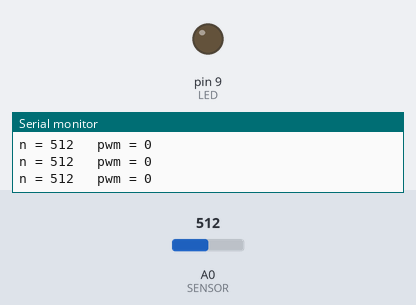
Bench run of a sketch on a simulated Arduino Uno, built with avr-gcc and run on an emulated ATmega328P. Shown: output pins drawn as LEDs (lit = HIGH), the last lines printed to the serial monitor. Inputs (shaded band) come from the test bench; at power-on: A0 (SENSOR) = 512.

Above: at 1.2 s.
1.3 s: A0 (SENSOR) set to 488
At 2.5 s:
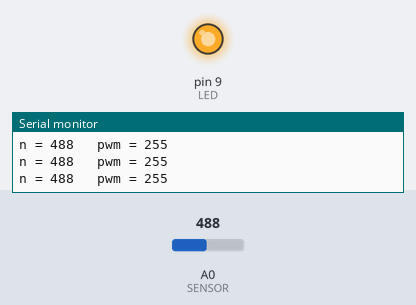
2.8 s: A0 (SENSOR) set to 511
At 4.0 s:
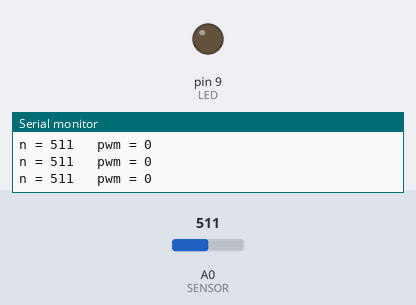
4.3 s: A0 (SENSOR) set to 306
At 5.6 s:
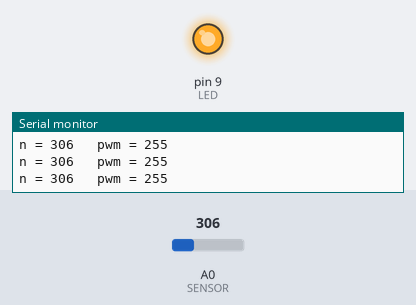
Timing chart, 0 to 7.3 s (numbered marks = the images above; inputs shaded):
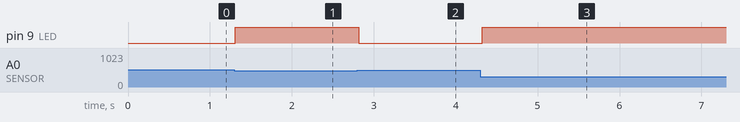

Measured:
- the behaviour switches between 500 and 499 on A0 (SENSOR) (found by bisection; images 0 and 1)
- after the input at 1.3 s, pin 9 (LED): LOW → HIGH at once
- after the input at 2.8 s, pin 9 (LED): HIGH → LOW at once
- after the input at 4.3 s, pin 9 (LED): LOW → HIGH at once

The sketch:

d6_nichnyk.ino
```cpp
// Демо Д6. Відчути → вирішити → діяти: нічник
// Схема: 5V → фоторезистор → A0 → резистор 10 кОм → GND   (дільник напруги)
//        пін 9 (~) → 220 Ом → світлодіод → GND
// Більше світла → менший опір фоторезистора → більше n

const int SENSOR = A0;
const int LED = 9;

const bool PROPORTSIYNO = false; // false — поріг (релейно), true — плавно (як П-регулятор)
const int PORIH = 500;           // для релейного режиму

// калібрування: що показує n у Serial Monitor при найтемнішому і найсвітлішому
const int NMIN = 0;              // замінити своїми числами
const int NMAX = 1023;

void setup() {
  pinMode(LED, OUTPUT);
  Serial.begin(9600);
}

void loop() {
  int n = analogRead(SENSOR);                        // 1. відчути (АЦП)

  int pwm;                                           // 2. вирішити
  if (PROPORTSIYNO) {
    pwm = map(n, NMIN, NMAX, 255, 0);                // темніше → яскравіше
    pwm = constrain(pwm, 0, 255);
  } else {
    pwm = (n < PORIH) ? 255 : 0;
  }

  analogWrite(LED, pwm);                             // 3. діяти (ШІМ)

  Serial.print("n = ");
  Serial.print(n);
  Serial.print("   pwm = ");
  Serial.println(pwm);

  delay(100);                                        // крок до наступного «кадру»
}
```
